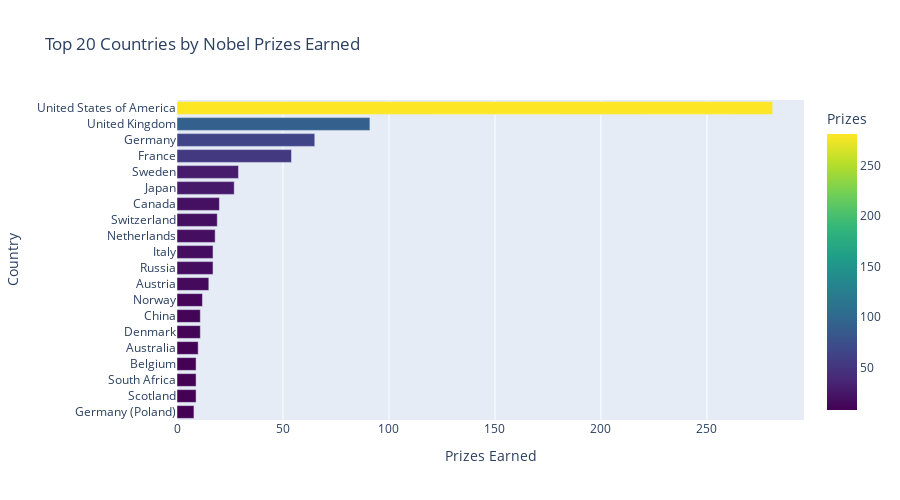

The notebook cell saved with this chart:
### Code cell
data = top20_countries.sort_values(ascending=True)
bar = px.bar(
    data,
    orientation='h',
    color=data.values,
    color_continuous_scale=px.colors.sequential.Viridis,
    labels={
        'color': 'Prizes',
        'birth_country': 'Country',
        'value': 'Prizes Earned'},
    title='Top 20 Countries by Nobel Prizes Earned'
).update_layout(
    height=500
)
bar.show()

### Figure 1 — Plotly figure (JSON) as saved in the notebook; plotly's stock layout.template omitted (floating-point values rounded to 4 significant figures)
{"data": [{"alignmentgroup": "True", "hovertemplate": "Prizes Earned=%{x}<br>Country=%{y}<br>Prizes=%{marker.color}<extra></extra>", "legendgroup": "", "marker": {"color": [8, 9, 9, 9, 10, 11, 11, 12, 15, 17, 17, 18, 19, 20, 27, 29, 54, 65, 91, 281], "coloraxis": "coloraxis", "pattern": {"shape": ""}}, "name": "", "offsetgroup": "", "orientation": "h", "showlegend": false, "textposition": "auto", "type": "bar", "x": [8, 9, 9, 9, 10, 11, 11, 12, 15, 17, 17, 18, 19, 20, 27, 29, 54, 65, 91, 281], "xaxis": "x", "y": ["Germany (Poland)", "Scotland", "South Africa", "Belgium", "Australia", "Denmark", "China", "Norway", "Austria", "Russia", "Italy", "Netherlands", "Switzerland", "Canada", "Japan", "Sweden", "France", "Germany", "United Kingdom", "United States of America"], "yaxis": "y"}], "layout": {"barmode": "relative", "coloraxis": {"colorbar": {"title": {"text": "Prizes"}}, "colorscale": [[0, "#440154"], [0.1111, "#482878"], [0.2222, "#3e4989"], [0.3333, "#31688e"], [0.4444, "#26828e"], [0.5556, "#1f9e89"], [0.6667, "#35b779"], [0.7778, "#6ece58"], [0.8889, "#b5de2b"], [1, "#fde725"]]}, "height": 500, "legend": {"tracegroupgap": 0}, "title": {"text": "Top 20 Countries by Nobel Prizes Earned"}, "xaxis": {"anchor": "y", "domain": [0, 1], "title": {"text": "Prizes Earned"}}, "yaxis": {"anchor": "x", "domain": [0, 1], "title": {"text": "Country"}}}}
